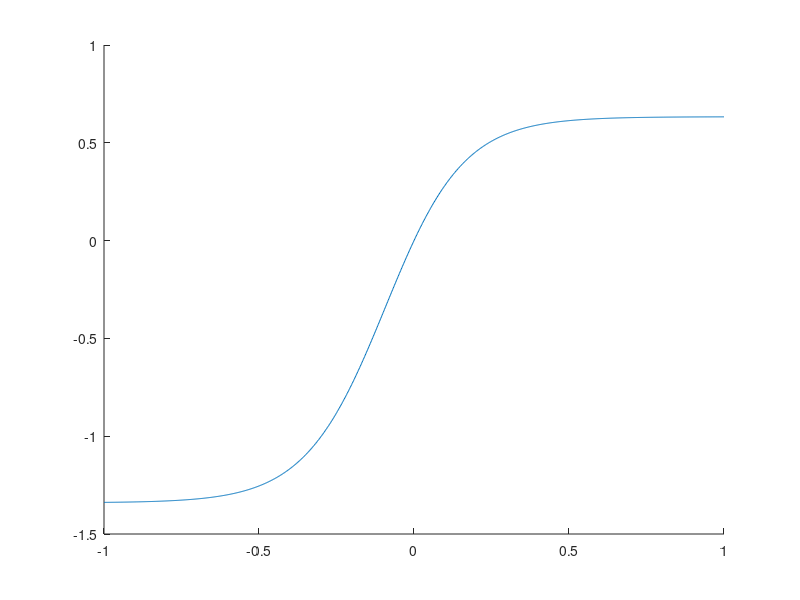

MATLAB code to generate this figure: (Note: this script raises an error after producing the figure.)
clear
umin = -1;
umax = 1;

alpha1 = -1.489028;
alpha2 = 0.535261;
beta1 = 0.012757;
beta2 = 0.010360;
u_sym  = linspace(umin,umax,1000);
y = [];
for i = 1:length(u_sym)
    g1 = (exp(7.5 * u_sym(i))-1)/(exp(7.5*u_sym(i))+1);
    y = [y, 1.2 * (1 - exp(-1.5 * ...
        ((beta2+beta1)*g1 / (1+alpha1+alpha2))))];
end
plot(u_sym,y, LineWidth=1, ...
    DisplayName="Charakterystyka Statyczna");
hold on
scatter(0, 0, 100, 'r', ...
    'DisplayName', 'Nominalny punkt pracy)');
legend('show');
xlabel("Wartość na wejściu - u")
ylabel("Wartość na wyjściu - y")
title("Charakterystyka statyczna")
matlab2tikz('chstat.tex' , 'showInfo' , false) 